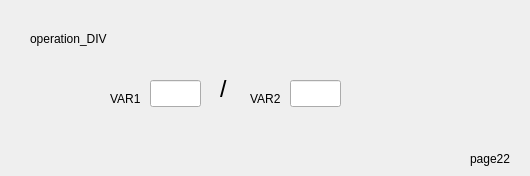
   <widget class="QWidget" name="page_23">
    <widget class="QLineEdit" name="lineEdit_49">
     <property name="geometry">
      <rect>
       <x>150</x>
       <y>80</y>
       <width>51</width>
       <height>27</height>
      </rect>
     </property>
    </widget>
    <widget class="QLabel" name="label_101">
     <property name="geometry">
      <rect>
       <x>220</x>
       <y>80</y>
       <width>41</width>
       <height>17</height>
      </rect>
     </property>
     <property name="font">
      <font>
       <pointsize>19</pointsize>
      </font>
     </property>
     <property name="text">
      <string>/</string>
     </property>
    </widget>
    <widget class="QLineEdit" name="lineEdit_50">
     <property name="geometry">
      <rect>
       <x>290</x>
       <y>80</y>
       <width>51</width>
       <height>27</height>
      </rect>
     </property>
    </widget>
    <widget class="QLabel" name="label_102">
     <property name="geometry">
      <rect>
       <x>30</x>
       <y>30</y>
       <width>121</width>
       <height>17</height>
      </rect>
     </property>
     <property name="text">
      <string>operation_DIV</string>
     </property>
    </widget>
    <widget class="QLabel" name="label_103">
     <property name="geometry">
      <rect>
       <x>110</x>
       <y>90</y>
       <width>41</width>
       <height>17</height>
      </rect>
     </property>
     <property name="text">
      <string>VAR1</string>
     </property>
    </widget>
    <widget class="QLabel" name="label_104">
     <property name="geometry">
      <rect>
       <x>250</x>
       <y>90</y>
       <width>41</width>
       <height>17</height>
      </rect>
     </property>
     <property name="text">
      <string>VAR2</string>
     </property>
    </widget>
    <widget class="QLabel" name="label_105">
     <property name="geometry">
      <rect>
       <x>470</x>
       <y>150</y>
       <width>51</width>
       <height>17</height>
      </rect>
     </property>
     <property name="text">
      <string>page22</string>
     </property>
    </widget>
   </widget>
